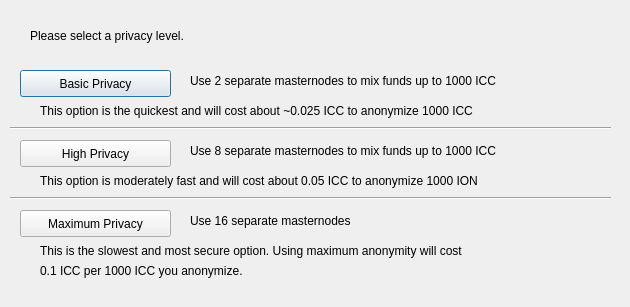
<?xml version="1.0" encoding="UTF-8"?>
<ui version="4.0">
 <class>DarksendConfig</class>
 <widget class="QDialog" name="DarksendConfig">
  <property name="geometry">
   <rect>
    <x>0</x>
    <y>0</y>
    <width>630</width>
    <height>307</height>
   </rect>
  </property>
  <property name="windowTitle">
   <string>Configure Darksend</string>
  </property>
  <widget class="QPushButton" name="buttonBasic">
   <property name="geometry">
    <rect>
     <x>20</x>
     <y>70</y>
     <width>151</width>
     <height>27</height>
    </rect>
   </property>
   <property name="text">
    <string>Basic Privacy</string>
   </property>
  </widget>
  <widget class="QPushButton" name="buttonHigh">
   <property name="geometry">
    <rect>
     <x>20</x>
     <y>140</y>
     <width>151</width>
     <height>27</height>
    </rect>
   </property>
   <property name="text">
    <string>High Privacy</string>
   </property>
  </widget>
  <widget class="QPushButton" name="buttonMax">
   <property name="geometry">
    <rect>
     <x>20</x>
     <y>210</y>
     <width>151</width>
     <height>27</height>
    </rect>
   </property>
   <property name="text">
    <string>Maximum Privacy</string>
   </property>
  </widget>
  <widget class="QLabel" name="label">
   <property name="geometry">
    <rect>
     <x>30</x>
     <y>20</y>
     <width>571</width>
     <height>31</height>
    </rect>
   </property>
   <property name="text">
    <string>Please select a privacy level.</string>
   </property>
  </widget>
  <widget class="QLabel" name="label_2">
   <property name="geometry">
    <rect>
     <x>190</x>
     <y>70</y>
     <width>421</width>
     <height>21</height>
    </rect>
   </property>
   <property name="text">
    <string>Use 2 separate masternodes to mix funds up to 1000 ICC</string>
   </property>
  </widget>
  <widget class="QLabel" name="label_3">
   <property name="geometry">
    <rect>
     <x>190</x>
     <y>140</y>
     <width>411</width>
     <height>21</height>
    </rect>
   </property>
   <property name="text">
    <string>Use 8 separate masternodes to mix funds up to 1000 ICC</string>
   </property>
  </widget>
  <widget class="QLabel" name="label_4">
   <property name="geometry">
    <rect>
     <x>190</x>
     <y>210</y>
     <width>421</width>
     <height>21</height>
    </rect>
   </property>
   <property name="text">
    <string>Use 16 separate masternodes</string>
   </property>
  </widget>
  <widget class="QLabel" name="label_6">
   <property name="geometry">
    <rect>
     <x>40</x>
     <y>100</y>
     <width>561</width>
     <height>21</height>
    </rect>
   </property>
   <property name="text">
    <string>This option is the quickest and will cost about ~0.025 ICC to anonymize 1000 ICC</string>
   </property>
  </widget>
  <widget class="QLabel" name="label_7">
   <property name="geometry">
    <rect>
     <x>40</x>
     <y>170</y>
     <width>561</width>
     <height>21</height>
    </rect>
   </property>
   <property name="text">
    <string>This option is moderately fast and will cost about 0.05 ICC to anonymize 1000 ION</string>
   </property>
  </widget>
  <widget class="QLabel" name="label_8">
   <property name="geometry">
    <rect>
     <x>40</x>
     <y>240</y>
     <width>561</width>
     <height>21</height>
    </rect>
   </property>
   <property name="text">
    <string>This is the slowest and most secure option. Using maximum anonymity will cost</string>
   </property>
  </widget>
  <widget class="QLabel" name="label_9">
   <property name="geometry">
    <rect>
     <x>40</x>
     <y>260</y>
     <width>561</width>
     <height>21</height>
    </rect>
   </property>
   <property name="text">
    <string>0.1 ICC per 1000 ICC you anonymize.</string>
   </property>
  </widget>
  <widget class="Line" name="line">
   <property name="geometry">
    <rect>
     <x>10</x>
     <y>120</y>
     <width>601</width>
     <height>16</height>
    </rect>
   </property>
   <property name="orientation">
    <enum>Qt::Horizontal</enum>
   </property>
  </widget>
  <widget class="Line" name="line_2">
   <property name="geometry">
    <rect>
     <x>10</x>
     <y>190</y>
     <width>601</width>
     <height>16</height>
    </rect>
   </property>
   <property name="orientation">
    <enum>Qt::Horizontal</enum>
   </property>
  </widget>
 </widget>
 <resources/>
 <connections/>
</ui>
